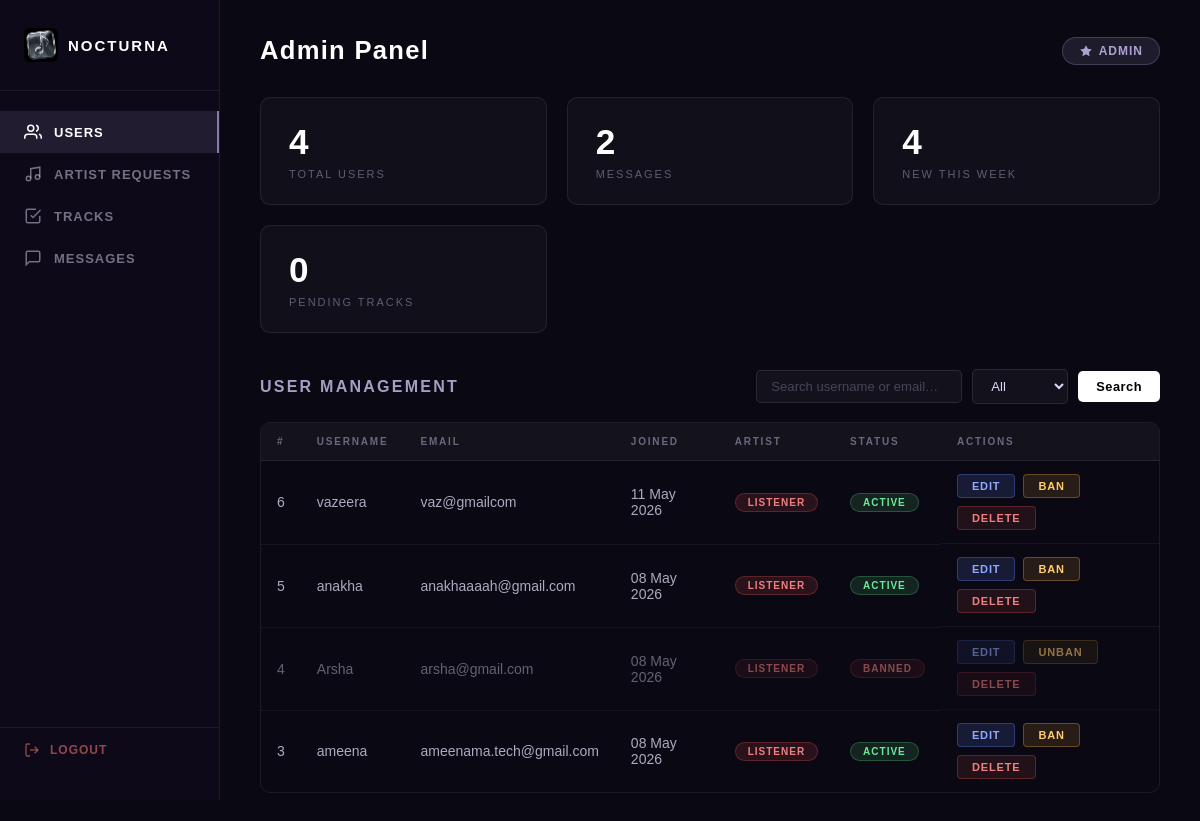
The app's page /admin (signed in) with its own data.
### app.py (models this page shows)
class User(db.Model):
    id = db.Column(db.Integer, primary_key=True)
    username = db.Column(db.String(150), nullable=False, unique=True)
    email = db.Column(db.String(200), nullable=True)
    password = db.Column(db.String(150), nullable=False)
    status = db.Column(db.String(20), default='active')
    theme = db.Column(db.String(20), default='dark')
    is_artist = db.Column(db.Integer, default=0)
    artist_requested = db.Column(db.Integer, default=0)
    artist_name = db.Column(db.String(200), nullable=True)
    instagram = db.Column(db.String(300), nullable=True)
    twitter = db.Column(db.String(300), nullable=True)
    spotify = db.Column(db.String(300), nullable=True)
    youtube = db.Column(db.String(300), nullable=True)
    soundcloud = db.Column(db.String(300), nullable=True)
    created_at = db.Column(db.DateTime, default=datetime.utcnow)

### app.py (the view)
@app.route('/admin')
def admin():
    if not admin_required():
        return redirect(url_for('home'))
    search = request.args.get('search', '')
    status_filter = request.args.get('status', 'all')
    query = User.query.filter(User.username != 'admin')
    if search:
        query = query.filter(
            (User.username.ilike(f'%{search}%')) |
            (User.email.ilike(f'%{search}%'))
        )
    if status_filter != 'all':
        query = query.filter_by(status=status_filter)
    users = query.order_by(User.created_at.desc()).all()
    messages = ContactMessage.query.order_by(ContactMessage.created_at.desc()).all()
    artist_requests = User.query.filter_by(artist_requested=1, is_artist=0).filter(User.username != 'admin').all()
    pending_tracks = Track.query.filter_by(approved=0).order_by(Track.created_at.desc()).all()
    approved_tracks = Track.query.filter_by(approved=1).order_by(Track.created_at.desc()).all()
    week_ago = datetime.utcnow() - timedelta(days=7)
    total_users = User.query.filter(User.username != 'admin').count()
    total_messages = ContactMessage.query.count()
    new_this_week = User.query.filter(User.created_at >= week_ago, User.username != 'admin').count()
    return render_template('admin.html',
        users=users, messages=messages,
        artist_requests=artist_requests,
        pending_tracks=pending_tracks,
        approved_tracks=approved_tracks,
        total_users=total_users, total_messages=total_messages,
        new_this_week=new_this_week,
        search=search, status_filter=status_filter
    )

### app.py (called while the page is built)
@app.after_request
def add_no_cache(response):
    response.headers['Cache-Control'] = 'no-store, no-cache, must-revalidate, max-age=0'
    response.headers['Pragma'] = 'no-cache'
    response.headers['Expires'] = '0'
    return response

def admin_required():
    return session.get('username') == 'admin'

### templates/admin.html (shortened to what this page needs)
<!DOCTYPE html>
<html>
<head>
    <link rel="stylesheet" href="{{ url_for('static', filename='admin.css') }}">
</head>
<body>
<div class="admin-container">
    <aside class="sidebar">
        <div class="sidebar-logo">
            <img src="{{ url_for('static', filename='logo.jpeg') }}" alt="Nocturna">
            <span>Nocturna</span>
        </div>
        <nav class="sidebar-nav">
            <a class="nav-item active" onclick="showSection('users', this)">
                <svg width="18" height="18" viewBox="0 0 24 24" fill="none" stroke="currentColor" stroke-width="2"><path d="M17 21v-2a4 4 0 0 0-4-4H5a4 4 0 0 0-4 4v2"/><circle cx="9" cy="7" r="4"/><path d="M23 21v-2a4 4 0 0 0-3-3.87"/><path d="M16 3.13a4 4 0 0 1 0 7.75"/></svg>
                Users
            </a>
            <a class="nav-item" onclick="showSection('artist-requests', this)">
                <svg width="18" height="18" viewBox="0 0 24 24" fill="none" stroke="currentColor" stroke-width="2"><path d="M9 18V5l12-2v13"/><circle cx="6" cy="18" r="3"/><circle cx="18" cy="16" r="3"/></svg>
                Artist Requests
            </a>
            <a class="nav-item" onclick="showSection('tracks', this)">
                <svg width="18" height="18" viewBox="0 0 24 24" fill="none" stroke="currentColor" stroke-width="2"><polyline points="9 11 12 14 22 4"/><path d="M21 12v7a2 2 0 0 1-2 2H5a2 2 0 0 1-2-2V5a2 2 0 0 1 2-2h11"/></svg>
                Tracks
            </a>
            <a class="nav-item" onclick="showSection('messages', this)">
                <svg width="18" height="18" viewBox="0 0 24 24" fill="none" stroke="currentColor" stroke-width="2"><path d="M21 15a2 2 0 0 1-2 2H7l-4 4V5a2 2 0 0 1 2-2h14a2 2 0 0 1 2 2z"/></svg>
                Messages
            </a>
        </nav>
        <a href="/logout" class="sidebar-logout">
            <svg width="16" height="16" viewBox="0 0 24 24" fill="none" stroke="currentColor" stroke-width="2"><path d="M9 21H5a2 2 0 0 1-2-2V5a2 2 0 0 1 2-2h4"/><polyline points="16 17 21 12 16 7"/><line x1="21" y1="12" x2="9" y2="12"/></svg>
            Logout
        </a>
    </aside>
    <main class="main">
        <div class="topbar">
            <h1 class="page-title">Admin Panel</h1>
            <div class="admin-badge">
                <svg width="14" height="14" viewBox="0 0 24 24" fill="currentColor"><path d="M12 2l3.09 6.26L22 9.27l-5 4.87 1.18 6.88L12 17.77l-6.18 3.25L7 14.14 2 9.27l6.91-1.01L12 2z"/></svg>
                {{ session['username'] }}
            </div>
        </div>
        <div class="stats-row">
            <div class="stat-card">
                <div class="stat-number">{{ total_users }}</div>
                <div class="stat-label">Total Users</div>
            </div>
            <div class="stat-card">
                <div class="stat-number">{{ total_messages }}</div>
                <div class="stat-label">Messages</div>
            </div>
            <div class="stat-card">
                <div class="stat-number">{{ new_this_week }}</div>
                <div class="stat-label">New This Week</div>
            </div>
            <div class="stat-card">
                <div class="stat-number">{{ pending_tracks|length }}</div>
                <div class="stat-label">Pending Tracks</div>
            </div>
        </div>
        <section id="section-users" class="section">
            <div class="section-header">
                <h2>User Management</h2>
                <form class="filter-form" method="get" action="/admin">
                    <input type="text" name="search" value="{{ search }}" placeholder="Search username or email…">
                    <select name="status" onchange="this.form.submit()">
                        <option value="all" {% if status_filter == 'all' %}selected{% endif %}>All</option>
                    </select>
                    <button type="submit">Search</button>
                </form>
            </div>
            <div class="table-wrap">
                <table>
                    <thead>
                        <tr>
                            <th>#</th><th>Username</th><th>Email</th><th>Joined</th><th>Artist</th><th>Status</th><th>Actions</th>
                        </tr>
                    </thead>
                    <tbody>
                        {% for user in users %}
                        <tr class="{{ 'banned-row' if user.status == 'banned' }}">
                            <td>{{ user.id }}</td>
                            <td>{{ user.username }}</td>
                            <td>{{ user.email or '—' }}</td>
                            <td>{{ user.created_at.strftime('%d %b %Y') if user.created_at else '—' }}</td>
                            <td>
                                <span class="badge {{ 'badge-active' if user.is_artist else 'badge-banned' }}">
                                    {{ 'Artist' if user.is_artist else 'Listener' }}
                                </span>
                            </td>
                            <td>
                                <span class="badge {{ 'badge-active' if user.status == 'active' else 'badge-banned' }}">
                                    {{ user.status.capitalize() }}
                                </span>
                            </td>
                            <td class="actions">
                                <a href="/admin/edit/{{ user.id }}" class="btn-edit">Edit</a>
                                <a href="/admin/ban/{{ user.id }}" class="btn-ban">{{ 'Unban' if user.status == 'banned' else 'Ban' }}</a>
                                <a href="/admin/delete/{{ user.id }}" class="btn-delete" onclick="return confirm('Delete {{ user.username }}?')">Delete</a>
                            </td>
                        </tr>
                        {% else %}
                        <tr><td colspan="7" class="empty">No users found.</td></tr>
                        {% endfor %}
                    </tbody>
                </table>
            </div>
        </section>
    </main>
</div>
</body>
</html>

### records on screen
User: id "6", username "vazeera", email "vaz@gmailcom", created_at "11 May 2026", is_artist "LISTENER", status "ACTIVE", status "BAN"
User: id "5", username "anakha", email "anakhaaaah@gmail.com", created_at "08 May 2026", is_artist "LISTENER", status "ACTIVE", status "BAN"
User: id "4", username "Arsha", email "arsha@gmail.com", created_at "08 May 2026", is_artist "LISTENER", status "BANNED", status "UNBAN"
User: id "3", username "ameena", email "ameenama.tech@gmail.com", created_at "08 May 2026", is_artist "LISTENER", status "ACTIVE", status "BAN"

### other values on screen
{{ session['username'] }} "ADMIN"
{{ total_users }} "4"
{{ total_messages }} "2"
{{ new_this_week }} "4"
{{ pending_tracks|length }} "0"
